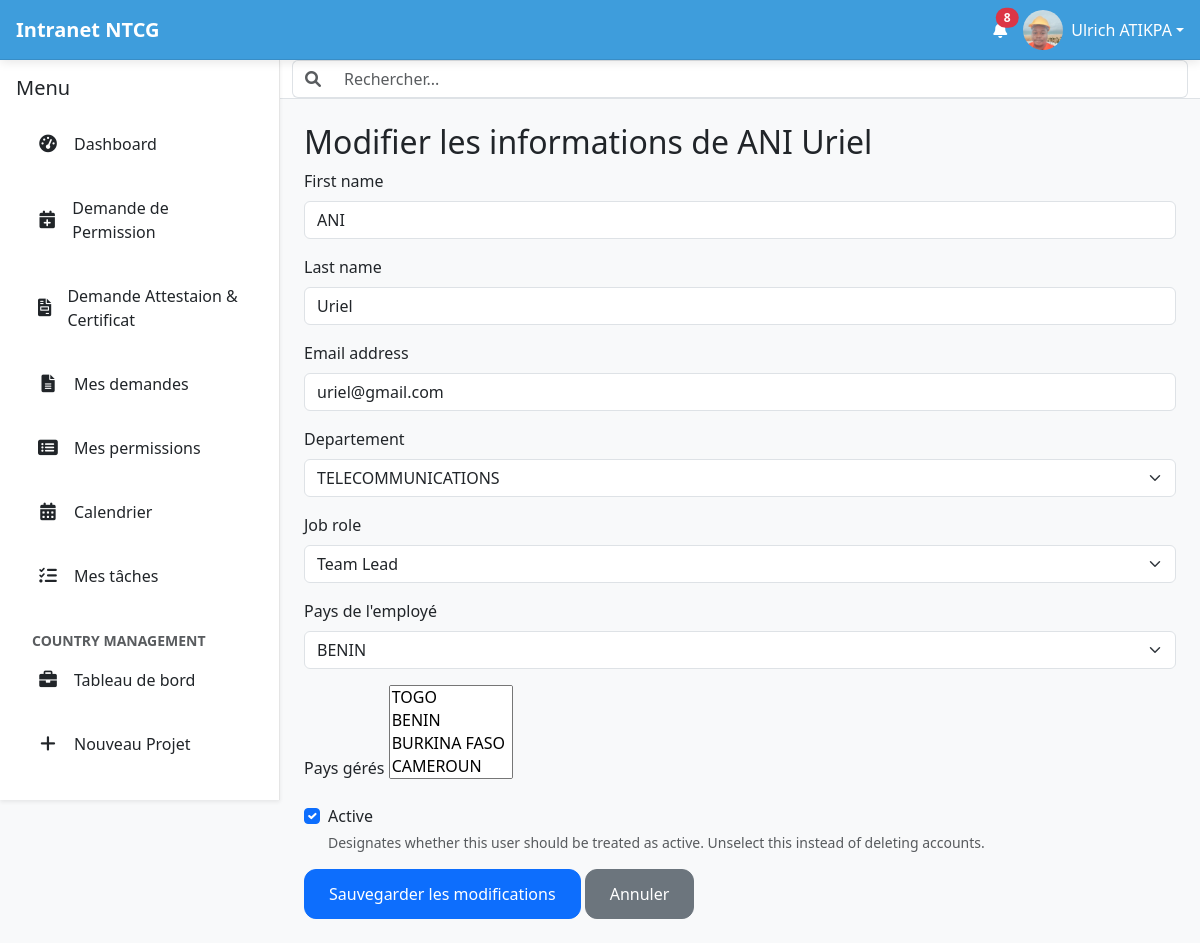
The page /employees/edit/26/ (signed in) on the database its author committed.
### intranet/models.py (models this page shows, shortened)
class User(AbstractUser):
    date_de_naissance = models.DateField(null=True, blank=True)
    nationalite = CountryField(blank=True)
    pays_de_naissance = CountryField(blank=True)
    type_sanguin = models.CharField(max_length=5, blank=True)
    adresse = models.CharField(max_length=255, blank=True)
    telephone_personnel = models.CharField(max_length=20, blank=True)
    piece_type = models.ForeignKey(PieceType, on_delete=models.SET_NULL, null=True, blank=True, verbose_name="Type de pièce d'identité")
    piece_number = models.CharField(max_length=100, blank=True, verbose_name="Numéro de la pièce d'identité")
    personal_email = models.EmailField(blank=True, null=True, verbose_name="Email personnel")
    emergency_contact_name = models.CharField(max_length=255, blank=True, verbose_name="Nom et prénom du contact d'urgence")
    emergency_contact_phone = models.CharField(max_length=20, blank=True, verbose_name="Téléphone du contact d'urgence")
    allergies = models.TextField(blank=True)
    maladies_chroniques = models.TextField(blank=True)
    medicaments = models.TextField(blank=True)
    job_role = models.ForeignKey(JobRole, on_delete=models.SET_NULL, null=True, blank=True)
    departement = models.ForeignKey(Department, on_delete=models.SET_NULL, null=True, blank=True)
    date_embauche = models.DateField(null=True, blank=True)
    professional_email = models.EmailField(blank=True, null=True, verbose_name="Email professionnel")
    contract_type = models.ForeignKey(ContractType, on_delete=models.SET_NULL, null=True, blank=True, verbose_name="Type de contrat")
    isignum = models.CharField(max_length=100, blank=True, verbose_name="Numéro Isignum")
    eritop_id = models.CharField(max_length=100, blank=True, verbose_name="ID Eritop")
    country = models.ForeignKey(Country, on_delete=models.SET_NULL, null=True, blank=True, verbose_name="Pays de l'employé")
    managed_countries = models.ManyToManyField(Country, related_name='managers', blank=True, verbose_name="Pays gérés")
    bank_info = models.ForeignKey(BankInfo, on_delete=models.SET_NULL, null=True, blank=True, verbose_name="Nom de la banque")
    bank_account_number = models.CharField(max_length=50, blank=True, verbose_name="Numéro de compte bancaire")
    cnss = models.CharField(max_length=50, verbose_name="Numéro CNSS/Sécurité Sociale", blank=True)
    dependants = models.TextField(blank=True)
    employee_id = models.CharField(max_length=100, unique=True, blank=True, verbose_name="Numéro de matricule")
    photo_profil = models.ImageField(upload_to='photos_profils/', null=True, blank=True)
    class Meta:
        ordering = ['last_name', 'first_name']
        indexes = [
            models.Index(fields=['last_name', 'first_name']),
            models.Index(fields=['is_active']),
            models.Index(fields=['departement']),
            models.Index(fields=['country']),
            models.Index(fields=['email']),
            models.Index(fields=['is_active', 'country']),
        ]

### intranet/views.py (the view)
# urls.py: path('employees/edit/<int:employee_id>/', views.edit_employee, name='edit_employee'),
@login_required
@user_passes_test(lambda u: u.is_staff or u.is_superuser)
def edit_employee(request, employee_id):
    employee = get_object_or_404(User, id=employee_id)
    if request.method == 'POST':
        form = SimplifiedEmployeeRegistrationForm(request.POST, instance=employee)
        if form.is_valid():
            form.save()
            messages.success(request, f"Les informations de {employee.get_full_name()} ont été mises à jour.")
            return redirect('employee_directory')
    else:
        form = SimplifiedEmployeeRegistrationForm(instance=employee)
    context = {'form': form, 'employee': employee}
    return render(request, 'intranet/edit_employee.html', context)

### intranet/context_processors.py (called while the page is built, shortened)
def user_groups(request):
    if request.user.is_authenticated:
        group_names = list(request.user.groups.values_list('name', flat=True))
        return {
            'user_groups': group_names,
            'is_rh': 'Ressources Humaines' in group_names,
            'is_coordinator': 'Coordinateur de Projet' in group_names,
            'is_country_manager': 'Country Manager' in group_names,
            'is_team_lead': 'Team Lead' in group_names,
        }

def unread_notifications(request):
    if request.user.is_authenticated:
       unread_count = Notification.objects.filter(user=request.user, is_read=False).count()
    else:
        unread_count = 0
    return {'unread_notifications_count': unread_count}

### intranet/models.py (called while the page is built)
    def __str__(self):
        return self.name

    def __str__(self):
        return self.name

    def __str__(self):
        return self.name

### intranet/templatetags/intranet_tags.py (called while the page is built)
@register.filter(name='has_group')
def has_group(user, group_name):
    if user.is_authenticated:
        groups = user.groups.all()
        result = user.groups.filter(name=group_name).exists()
        return result
    return False

### templates/intranet/edit_employee.html (shortened to what this page needs)
{% extends 'intranet/base.html' %}
{% load crispy_forms_tags %}
{% block content %}
    <h2>Modifier les informations de {{ employee.get_full_name }}</h2>
    <form method="post">
        {{ form|crispy }}
        <div class="mt-3">
            <button type="submit" class="btn btn-primary">Sauvegarder les modifications</button>
            <a href="{% url 'employee_directory' %}" class="btn btn-secondary">Annuler</a>
        </div>
    </form>
{% endblock %}

### templates/intranet/base.html (shortened to what this page needs)
{% load static intranet_tags %}
<!doctype html>
<html lang="fr">
<head>
    <link rel="stylesheet" href="https://cdn.jsdelivr.net/npm/bootstrap@5.3.3/dist/css/bootstrap.min.css"
          media="print" onload="this.media='all'">
    <link rel="stylesheet" href="https://cdnjs.cloudflare.com/ajax/libs/font-awesome/6.0.0-beta3/css/all.min.css">
    <link rel="stylesheet" type="text/css" href="https://cdn.datatables.net/2.0.8/css/dataTables.dataTables.css">
</head>
<body>
    <header id="top-header" class="d-flex justify-content-between align-items-center">
        <div class="d-flex align-items-center">
            <a href="{% url 'home_view' %}" class="text-decoration-none text-white d-flex align-items-center">
                <span class="fs-5 fw-bold">Intranet NTCG</span>
            </a>
        </div>
        <div class="d-flex align-items-center">
            <a href="{% url 'notifications' %}" class="text-white me-3 position-relative touch-feedback"
                data-bs-toggle="tooltip" data-bs-placement="bottom" title="Notifications" aria-label="Notifications">
                <i class="fas fa-bell"></i>
                {% if unread_notifications_count > 0 %}
                <span class="position-absolute top-0 start-100 translate-middle badge rounded-pill bg-danger notification-count">
                    {{ unread_notifications_count }}
                </span>
                {% endif %}
            </a>
            <div class="dropdown">
                <a class="text-white d-flex align-items-center text-decoration-none dropdown-toggle touch-feedback" href="#"
                    id="profileDropdown" role="button" data-bs-toggle="dropdown" aria-expanded="false"
                    aria-label="Menu profil">
                    <img src="{% if user.photo_profil %}{{ user.photo_profil.url }}{% else %}{% static 'images/default_profile.png' %}{% endif %}"
                         alt="Avatar de {{ user.get_full_name|default:user.username }}"
                         class="rounded-circle me-2" width="40" height="40" style="object-fit: cover;">
                    <span class="d-none d-sm-inline">{{ user.get_full_name|default:user.username }}</span>
                </a>
            </div>
        </div>
    </header>
    <div id="main-wrapper">
        <nav id="sidebar" class="shadow-sm" aria-label="Menu principal">
            <div class="p-3">
                <div class="d-flex justify-content-between align-items-center mb-3">
                    <h5 class="mb-0">Menu</h5>
                </div>
                <ul class="nav nav-pills flex-column mb-auto" id="sidebar-nav-links">
                   <li class="nav-item">
                        <a href="{% url 'dashboard' %}" class="nav-link {% if request.resolver_match.url_name == 'home_view' %}active{% endif %} touch-feedback">
                            <i class="fas fa-tachometer-alt"></i> Dashboard
                        </a>
                    </li>
                    <li class="nav-item">
                        <a class="nav-link touch-feedback" href="{% url 'submit_leave_request' %}">
                            <i class="fas fa-calendar-plus"></i>
                            <span>Demande de Permission</span>
                        </a>
                    </li>
                    <li class="nav-item">
                        <a class="nav-link touch-feedback" href="{% url 'request_document' %}">
                            <i class="fas fa-file-invoice"></i> Demande Attestaion & Certificat
                        </a>
                    </li>
                    <li class="nav-item">
                        <a class="nav-link touch-feedback" href="{% url 'my_document_requests' %}">
                            <i class="fas fa-file-alt"></i> Mes demandes
                        </a>
                    </li>
                    <li class="nav-item">
                        <a class="nav-link touch-feedback" href="{% url 'my_leave_requests' %}">
                            <i class="fas fa-list-alt"></i>
                            <span>Mes permissions</span>
                        </a>
                    </li>
                    {% if user.is_authenticated %}
                    <li class="nav-item">
                        <a href="#" class="nav-link touch-feedback">
                            <i class="fas fa-calendar-alt"></i> Calendrier
                        </a>
                    </li>
                    <li class="nav-item">
                        <a href="#" class="nav-link touch-feedback">
                            <i class="fas fa-tasks"></i> Mes tâches
                        </a>
                    </li>
                    {% endif %}
                    {% if request.user|has_group:"Country Manager" %}
                    <li class="nav-item mt-3">
                        <small class="text-muted px-3"><strong>COUNTRY MANAGEMENT</strong></small>
                    </li>
                    <li class="nav-item">
                        <a href="{% url 'project_dashboard' %}" class="nav-link {% if request.resolver_match.url_name == 'project_dashboard' %}active{% endif %} touch-feedback">
                            <i class="fas fa-briefcase"></i> Tableau de bord
                        </a>
                    </li>
                    <li class="nav-item">
                        <a href="{% url 'create_project' %}" class="nav-link {% if request.resolver_match.url_name == 'create_project' %}active{% endif %} touch-feedback">
                            <i class="fas fa-plus"></i> Nouveau Projet
                        </a>
                    </li>
                    {% endif %}
                     {% if user.is_superuser %}
                    <li class="nav-item mt-3">
                        <small class="text-muted px-3">ADMINISTRATION</small>
                    </li>
                    {% endif %}
                </ul>
            </div>
        </nav>
        <div id="content-area">
            <nav id="top-navbar" class="bg-white border-bottom">
                <div class="container-fluid">
                    <form class="d-flex w-100">
                        <div class="input-group">
                            <span class="input-group-text bg-white border-end-0">
                                <i class="fas fa-search text-muted"></i>
                            </span>
                            <input class="form-control border-start-0" type="search"
                                   placeholder="Rechercher..." aria-label="Search" id="global-search"
                                   style="font-size: 16px;">
                        </div>
                    </form>
                </div>
            </nav>
            <main id="main-content" class="p-3 p-lg-4">
                {% block content %}
                {% endblock %}
            </main>
        </div>
    </div>
</body>
</html>

### rows shown on the page
User: photo_profil (picture), get_full_name "Ulrich ATIKPA"
User: get_full_name "ANI Uriel", first_name "ANI", last_name "Uriel", email "uriel@gmail.com", departement "TELECOMMUNICATIONS", job_role "Team Lead", country "BENIN", is_active "☑"

### other values the page prints
{{ unread_notifications_count }} "8"
